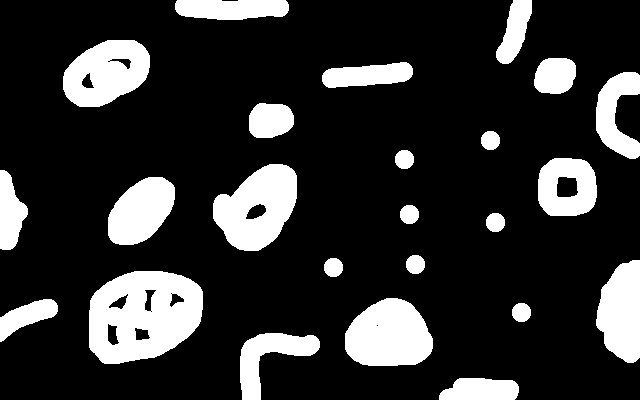
//> input picture pdi/ativ3.2/bolhas2.png, 640 x 400 px
$ ./contaburacos bolhas2.png   (built with g++ and OpenCV 4)
//> lines starting //> are read from the running program, lines starting //| are printed output that depends on the picture; after the words box and inside, x2 and y2 are one past the last pixel; in counts of white or black regions, pixels touching at a corner belong together
#include <iostream>
#include <opencv2/opencv.hpp>

using namespace cv;
using namespace std;

int main(int argc, char** argv){
  Mat entrada, saida;
  int larg, altu;
  int nobjects;
  CvPoint p;

  //Leitura do arquivo:
  entrada = imread(argv[1],CV_LOAD_IMAGE_GRAYSCALE);
//> entrada: 400 rows x 640 cols, CV_8UC1; 19.2% white; 24 white regions, largest, box (x1, y1, x2, y2) and area: (89, 271, 203, 364) 7891, (213, 164, 297, 251) 4838, (345, 298, 433, 366) 4663
  if(!entrada.data){
    cout << "Não foi possivel abrir o arquivo. Encerrando ..." << endl;
    return(-1);
  }
  larg = entrada.cols;
//> larg = 640
  altu = entrada.rows;
//> altu = 400
  cout << "A imagem é de " << larg << " x " << altu << " pixels." << endl;
//| A imagem é de 640 x 400 pixels.


  // Retirar elementos das bordas:
  for(int i=0; i<altu; i++){
    if(entrada.at<uchar>(i,0) == 255){
      p.x=0;
      p.y=i;
      floodFill(entrada,p,0);
    }
    if(entrada.at<uchar>(i,larg-1) == 255){
      p.x=larg-1;
      p.y=i;
      floodFill(entrada,p,0);
    }
  }
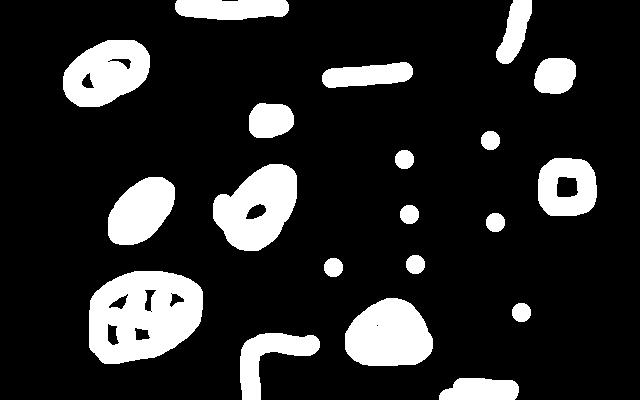
//> entrada: 400 rows x 640 cols, CV_8UC1; 16% white; 20 white regions, largest, box (x1, y1, x2, y2) and area: (89, 271, 203, 364) 7891, (213, 164, 297, 251) 4838, (345, 298, 433, 366) 4663
  for(int j=0; j<larg; j++){
    if(entrada.at<uchar>(0,j) == 255){
      p.x=j;
      p.y=0;
      floodFill(entrada,p,0);
    }
    if(entrada.at<uchar>(altu-1,j) == 255){
      p.x=j;
      p.y=altu-1;
      floodFill(entrada,p,0);
    }
  }
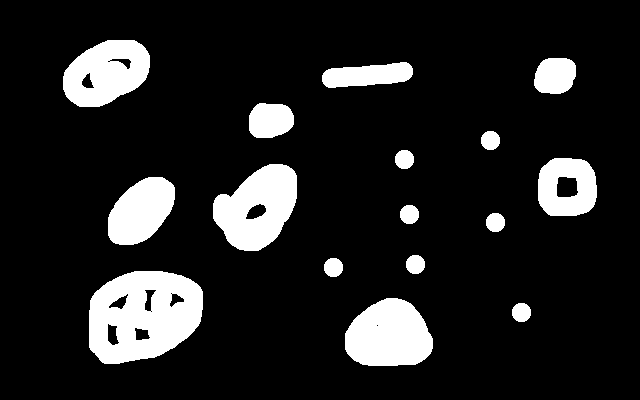
//> entrada: 400 rows x 640 cols, CV_8UC1; 13.2% white; 16 white regions, largest, box (x1, y1, x2, y2) and area: (89, 271, 203, 364) 7891, (213, 164, 297, 251) 4838, (345, 298, 433, 366) 4663
  imshow("Passo 1", entrada);
  imwrite("resContaBuracos1.png", entrada);

  p.x=0;
//> p = Point(0, 0)
  p.y=0;

  // Busca por bolha c ou sem buraco
  nobjects=0;
  for(int i=0; i<altu; i++){
    for(int j=0; j<larg; j++){
      if(entrada.at<uchar>(i,j) == 255){
  		  // achou um objeto
  		  nobjects++;
  		  p.x=j;
  		  p.y=i;
  		  floodFill(entrada,p,nobjects);
  	  }
  	}
  }
//> this loop made 400 passes
//> nobjects on passes 1 to 3: 0, 0, 0
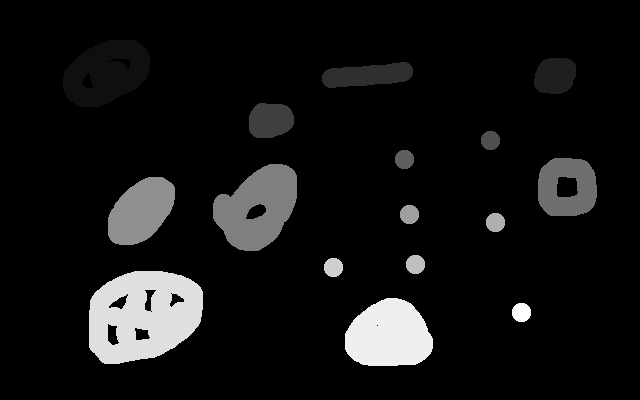
//> entrada: 400 rows x 640 cols, CV_8UC1; 13.18% of pixels changed, all inside (x1, y1, x2, y2) = (63, 40, 597, 366); drawn with min black and max white
//> after the loop, nobjects = 16
  imshow("Passo 2", entrada);
  imwrite("resContaBuracos2.png", entrada);

  // Preenche o fundo com com o ultimo ton de cinza encontrado +1 para poder encontrar os buracos posteriormente
  p.x = 0;
//> p = Point(0, 303)
  p.y = 0;
//> p = Point(0, 0)
  floodFill(entrada, p, nobjects+1);
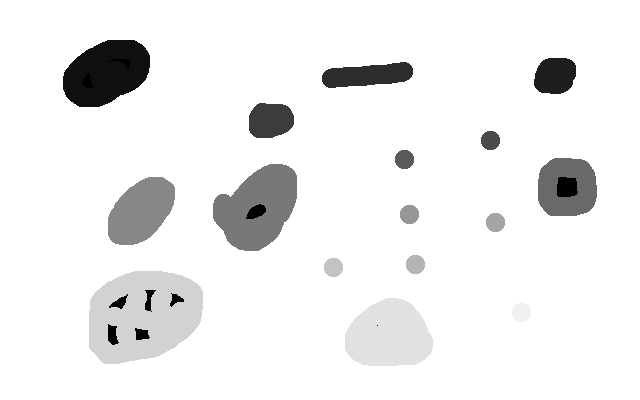
//> entrada: 400 rows x 640 cols, CV_8UC1; min 0, max 17, mean 15.86; drawn with min black and max white
  imshow("Passo 3", entrada);
  imwrite("resContaBuracos3.png", entrada);

  //Busca por buracos nas bolhas.
  int nburaco = 0;
  int pixAnterior=0;
  bool temBuraco=false;
  for(int k=nobjects; k>0; k--){
    for(int i=0; i<altu; i++){
      for(int j=0; j<larg; j++){
        if(pixAnterior==k){
          if(entrada.at<uchar>(i,j) == 0){
            temBuraco=true;
            p.x=j;
            p.y=i;
            floodFill(entrada,p,k+nobjects+1);
          }
        }
        pixAnterior = entrada.at<uchar>(i,j);
      }
    }
    if(temBuraco){
      nburaco++;
    }
    temBuraco=false;
  }
//> this loop made 16 passes
//> temBuraco on passes 1 to 12: false, true, true, false, false, false, false, false, true, true, false, false
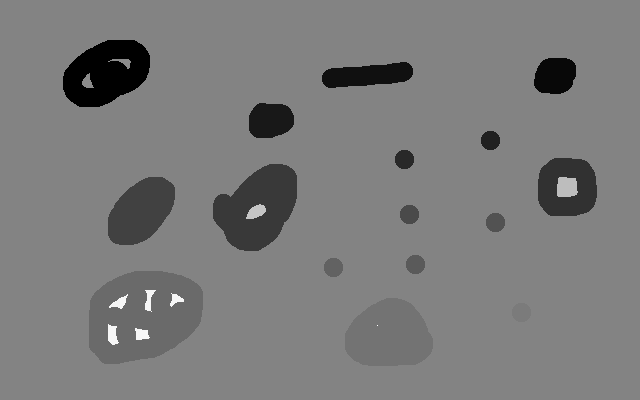
//> entrada: 400 rows x 640 cols, CV_8UC1; 0.54% of pixels changed, all inside (x1, y1, x2, y2) = (82, 59, 578, 345); drawn with min black and max white
//> after the loop, temBuraco = false; pixAnterior = 17; nburaco = 5

  cout << "Numero de bolhas total     : " << nobjects << endl;
//| Numero de bolhas total     : 16
  cout << "Numero de bolhas c/ buracos: " << nburaco  << endl;
//| Numero de bolhas c/ buracos: 5
  cout << "Numero de bolhas s/ buracos: " << nobjects - nburaco << endl;
//| Numero de bolhas s/ buracos: 11

  imshow("Passo   4", entrada);
  imwrite("resContaBuracos4.png", entrada);
  waitKey();
  return 0;
}
